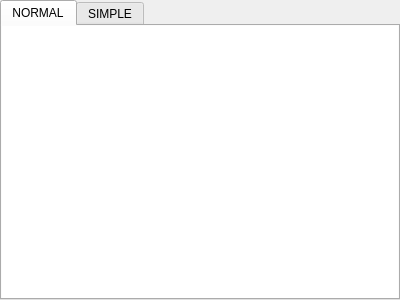
<?xml version="1.0" encoding="UTF-8"?>
<ui version="4.0">
 <class>VirtualKeyTabWidget</class>
 <widget class="QTabWidget" name="VirtualKeyTabWidget">
  <property name="geometry">
   <rect>
    <x>0</x>
    <y>0</y>
    <width>400</width>
    <height>300</height>
   </rect>
  </property>
  <property name="windowTitle">
   <string>TabWidget</string>
  </property>
  <property name="currentIndex">
   <number>0</number>
  </property>
  <widget class="QWidget" name="tab">
   <attribute name="title">
    <string>NORMAL</string>
   </attribute>
   <layout class="QGridLayout" name="gridLayout">
    <property name="leftMargin">
     <number>0</number>
    </property>
    <property name="topMargin">
     <number>0</number>
    </property>
    <property name="rightMargin">
     <number>0</number>
    </property>
    <property name="bottomMargin">
     <number>0</number>
    </property>
    <property name="spacing">
     <number>0</number>
    </property>
    <item row="0" column="0">
     <widget class="VirtualKeyboardView" name="graphicsViewNormalKeyboard">
      <property name="styleSheet">
       <string notr="true">QGraphicsView { border-style: none; }</string>
      </property>
      <property name="verticalScrollBarPolicy">
       <enum>Qt::ScrollBarAlwaysOff</enum>
      </property>
      <property name="horizontalScrollBarPolicy">
       <enum>Qt::ScrollBarAlwaysOff</enum>
      </property>
     </widget>
    </item>
   </layout>
  </widget>
  <widget class="QWidget" name="tab_2">
   <attribute name="title">
    <string>SIMPLE</string>
   </attribute>
   <layout class="QGridLayout" name="gridLayout_2">
    <property name="leftMargin">
     <number>0</number>
    </property>
    <property name="topMargin">
     <number>0</number>
    </property>
    <property name="rightMargin">
     <number>0</number>
    </property>
    <property name="bottomMargin">
     <number>0</number>
    </property>
    <property name="spacing">
     <number>0</number>
    </property>
    <item row="0" column="0">
     <widget class="VirtualKeyboardView" name="graphicsViewSimpleKeyboard">
      <property name="styleSheet">
       <string notr="true">QGraphicsView { border-style: none; }</string>
      </property>
      <property name="verticalScrollBarPolicy">
       <enum>Qt::ScrollBarAlwaysOff</enum>
      </property>
      <property name="horizontalScrollBarPolicy">
       <enum>Qt::ScrollBarAlwaysOff</enum>
      </property>
     </widget>
    </item>
   </layout>
  </widget>
 </widget>
 <customwidgets>
  <customwidget>
   <class>VirtualKeyboardView</class>
   <extends>QGraphicsView</extends>
   <header>virtualkeyboardview.h</header>
  </customwidget>
 </customwidgets>
 <resources/>
 <connections/>
</ui>
